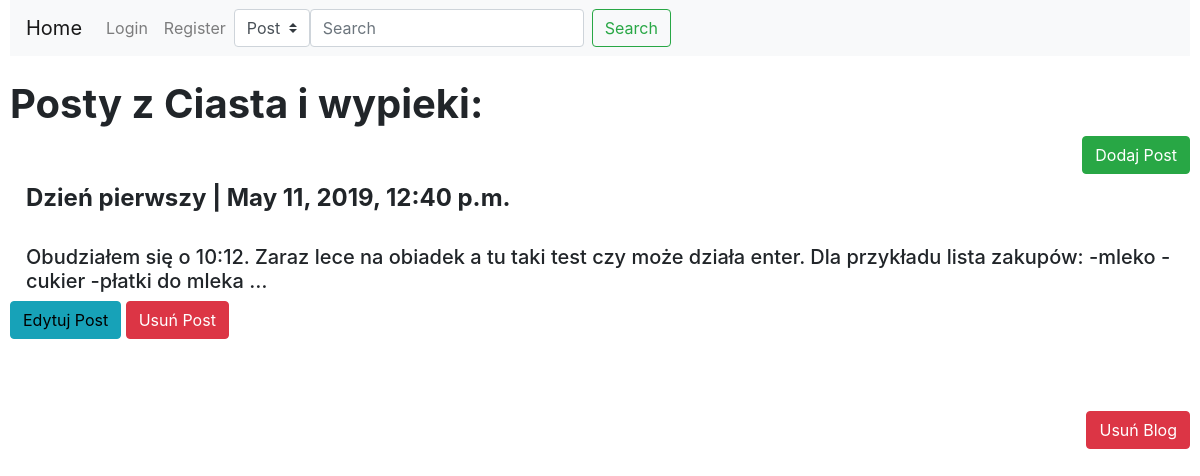
The page /profile/13/details/ on the database as committed earlier.
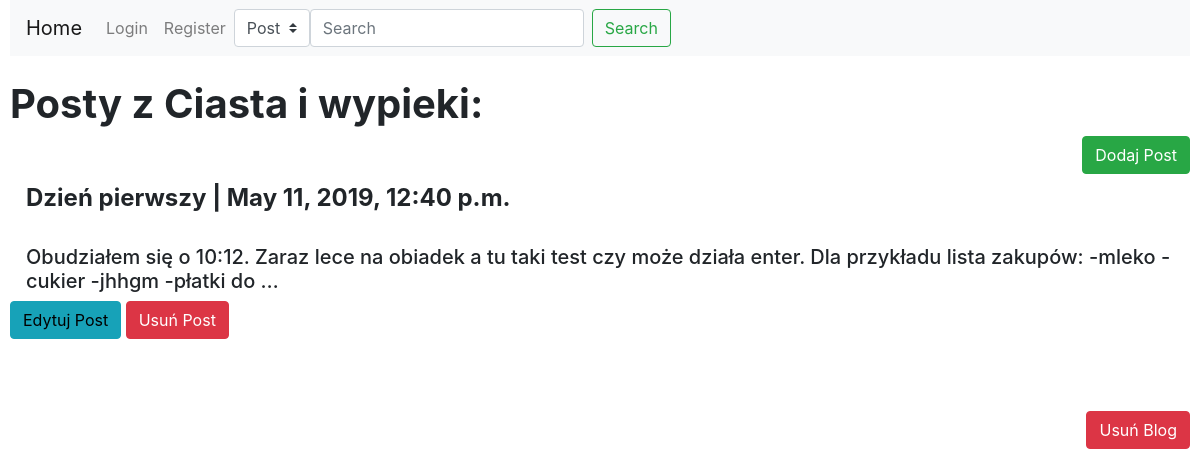
The same page on the database as committed later.
### Blog/models.py (models this page shows)
class Post(models.Model):
    IDPost=models.AutoField(primary_key=True)
    Tytul=models.CharField(max_length=128)
    Tresc=models.TextField()
    Data=models.DateTimeField(default=timezone.now)
    IDBlog=models.ForeignKey(Blog,on_delete=models.CASCADE)
    Haslo=models.CharField(max_length=8,blank=True)
    Obraz=models.ImageField(upload_to=path_and_renamePost,default='Obrazki/default_pic.jpg',blank=True)

### Blog/views.py (the view)
# urls.py: path('profile/<int:blog_id>/details/', views.details, name='details'),
def details(request, blog_id):
    b = models.Blog.objects.get(IDBlog = blog_id)
    posts = models.Post.objects.filter(IDBlog = blog_id)
    return render(request,'Blog/blog.html', {'blog': b, 'posts': posts})

### Blog/templates/Blog/blog.html (shortened to what this page needs)
{%extends 'Blog/base.html'%}
{%block content%}
<h1><strong>Posty z {{blog.Nazwa}}:</strong></h1>
<button type="button" class="btn btn-success" data-toggle="modal" data-target="#DodajPostModal" style="float:right">Dodaj Post</button>
<br><br>
{%if posts%}
{%for post in posts%}
<div class="media">
        <div class="media-body">
          <h4 class="mt-0"><strong>{{post.Tytul}}  |   {{post.Data}}</strong></h4>
          <br>
         <h5>{{post.Tresc|truncatewords:25}}</h5>
        </div>
      </div>
      <button type="button" class="btn btn-info"><a href="/post/{{post.IDPost}}/edit" style="text-decoration: none">Edytuj Post</a></button>
<button type="button" class="btn btn-danger" data-toggle="modal" data-target="#UsunPost{{post.IDPost}}">
    Usuń Post
  </button>
  <br><br>
        </div>
{%endfor%}
{%else%}
<h2>Ten blog nie ma żadnych postów</h2>
{%endif%}
<br><br>
<button type="button" class="btn btn-danger" style="float: right" data-toggle="modal" data-target="#blogDeleteModal">
    Usuń Blog
  </button>
{%endblock%}

Rows that differ between the two databases and show on the page:
changed Post "Dzień pierwszy": Tresc "Obudziałem się o 10:12. Zaraz lece na obiadek a tu taki test czy może działa enter. Dla przykładu lista zakupów: -mleko -cukier -płatki do mleka …" → "Obudziałem się o 10:12. Zaraz lece na obiadek a tu taki test czy może działa enter. Dla przykładu lista zakupów: -mleko -cukier -jhhgm -płatki do …"
